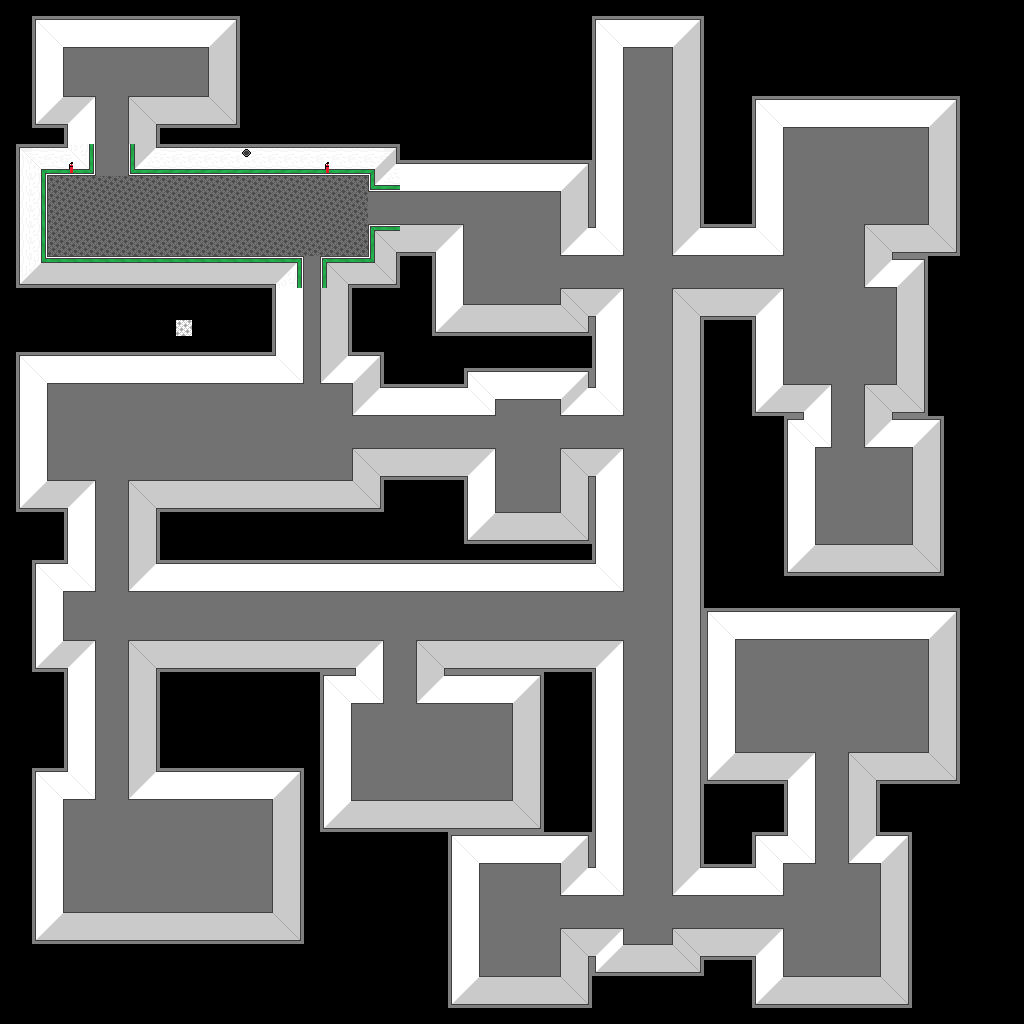

A level layout from a 2D game, rendered from its tile map. Below: a short description, then the map file with tile-grid data replaced by summaries:
An orthogonal 64x64 tile map with 16x16 px tiles, 4 tile layers (Background, Floorground, Foreground, Overlap), 1 image layer and 2 objects (start, alex).

<map version="1.0" tiledversion="1.0.0" orientation="orthogonal" renderorder="right-down" width="64" height="64" tilewidth="16" tileheight="16" nextobjectid="53">
 <tileset firstgid="1" name="Tileset" tilewidth="16" tileheight="16" spacing="1" tilecount="3600" columns="60">
  <image source="../tilemap.bmp" trans="c8bfe7" width="1020" height="1020" />
 </tileset>
 <imagelayer name="Background">
  <image source="backgrounds/back.bmp" width="320" height="256" />
 </imagelayer>
 <layer name="Background" width="64" height="64" opacity="0.45">
  <data>[4096 cells, 1327 non-empty, 2 distinct tile ids]</data>
 </layer>
 <layer name="Floorground" width="64" height="64">
  <data>[4096 cells, 0 non-empty, 0 distinct tile ids]</data>
 </layer>
 <layer name="Foreground" width="64" height="64">
  <data>[4096 cells, 1417 non-empty, 52 distinct tile ids]</data>
 </layer>
 <layer name="Overlap" width="64" height="64" opacity="0.5">
  <data>[4096 cells, 0 non-empty, 0 distinct tile ids]</data>
 </layer>
 <objectgroup color="#000080" name="Objects">
  <object id="49" name="start" x="27" y="38" width="16" height="16" />
  <object id="50" name="alex" x="85" y="120" width="16" height="16" />
 </objectgroup>
</map>
